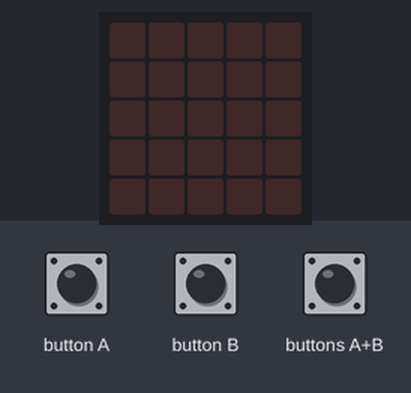
This program was run on a simulated BBC micro:bit (MakeCode). Shown: the board's 5×5 LED display. Inputs (shaded band) come from the test bench. Random numbers come from a fixed seed.

Above: at 1.2 s.
1.3 s: buttons A+B pressed for 0.15 s
At 2.2 s:
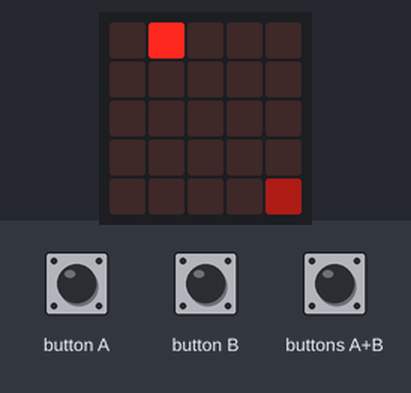
4.4 s: button B pressed for 0.15 s
At 6.3 s:
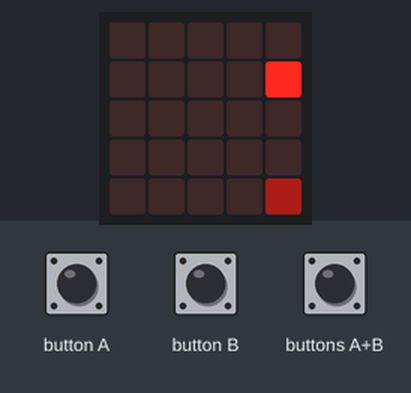
7.5 s: button A pressed for 0.15 s
At 9.6 s:
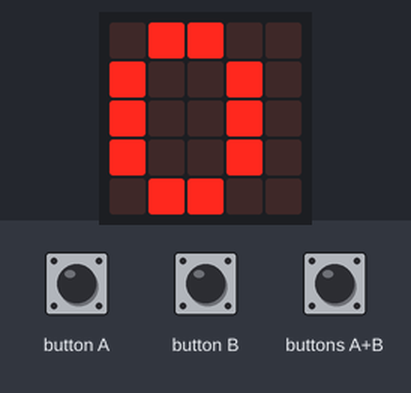
10.1 s: buttons A+B pressed for 1 s
At 12.9 s:
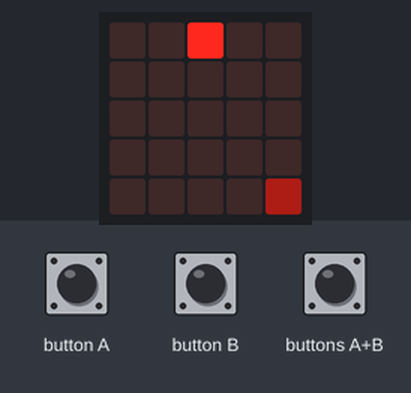
14.1 s: button B pressed for 0.15 s
At 16.6 s:
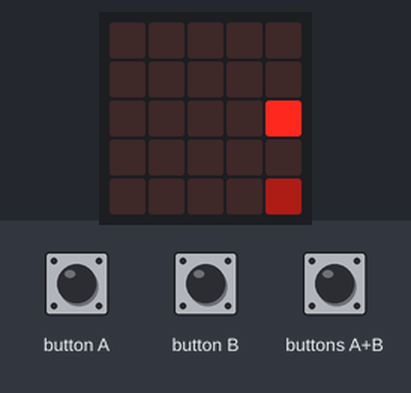
17.2 s: button B pressed for 0.15 s
At 19.0 s:
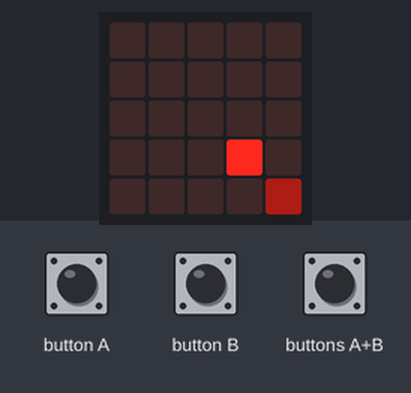
Timing chart, 0 to 20.5 s (numbered marks = the images above; inputs shaded):
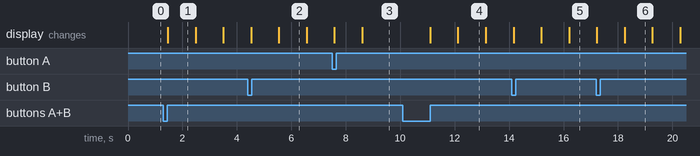

Measured:
- after the input at 1.3 s, the display: changes after 0.16 s (image 1)
- after the input at 10.1 s, the display: first changes after 1.0 s (image 4 shows a later state)
- what the display in image 1 shows lasts 1.0 s, from 1.5 s to 2.5 s

The program:

main.ts
```typescript
input.onButtonPressed(Button.A, function () {
    turn += -1
    if (turn < 0) {
        turn = 3
    }
})
input.onButtonPressed(Button.AB, function () {
    run = 1
    turn = 0
    dx = 1
    dy = 0
    x = 0
    y = 0
    egg_x = 4
    egg_y = 4
    list_x = [x]
    list_y = [y]
    score = 0
    time = 1000
})
input.onButtonPressed(Button.B, function () {
    turn += 1
    if (turn > 3) {
        turn = 0
    }
})
function move () {
    if (turn == 0) {
        dx = 1
        dy = 0
    }
    if (turn == 1) {
        dx = 0
        dy = 1
    }
    if (turn == 2) {
        dx = -1
        dy = 0
    }
    if (turn == 3) {
        dx = 0
        dy = -1
    }
    x += dx
    y += dy
}
let time = 0
let score = 0
let list_y: number[] = []
let list_x: number[] = []
let egg_y = 0
let egg_x = 0
let y = 0
let x = 0
let dy = 0
let dx = 0
let turn = 0
let run = 0
run = 0
basic.forever(function () {
    if (run == 1) {
        basic.clearScreen()
        move()
        if (x == egg_x && y == egg_y) {
            list_x.insertAt(0, x)
            list_y.insertAt(0, y)
            egg_x = randint(0, 4)
            egg_y = randint(0, 4)
            score += 1
            time += -10
        } else {
            list_x.insertAt(0, x)
            list_y.insertAt(0, y)
            list_x.pop()
            list_y.pop()
        }
        for (let index = 0; index <= list_x.length - 1; index++) {
            led.plotBrightness(list_x[index], list_y[index], 255)
        }
        led.plotBrightness(egg_x, egg_y, 50)
        basic.pause(time)
    }
})
basic.forever(function () {
    if (x < 0 || x > 4) {
        run = 0
        basic.showNumber(score)
    } else if (y < 0 || y > 4) {
        run = 0
        basic.showNumber(score)
    }
})
```

test.ts
```typescript
// 在這裡測試；當此封包作為擴充功能時，將不會編譯此內容。
```
